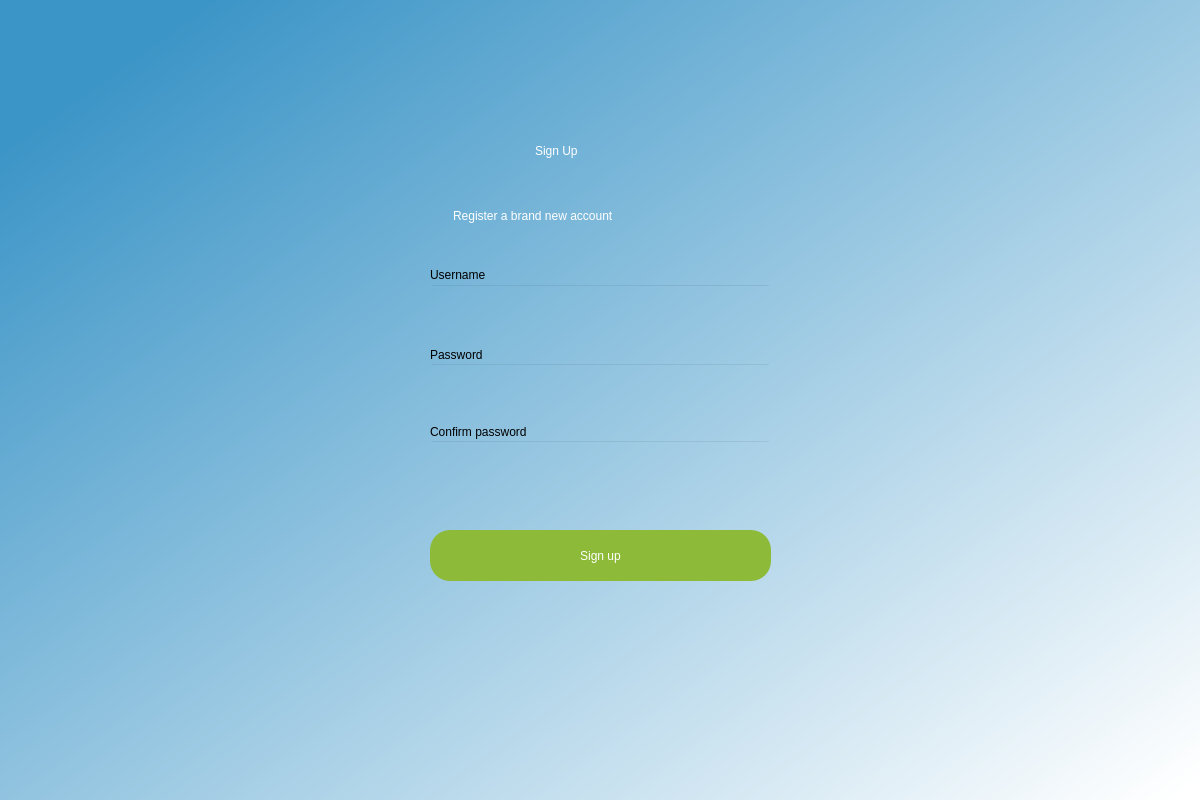
<?xml version="1.0" encoding="UTF-8"?>
<ui version="4.0">
 <class>Dialog</class>
 <widget class="QDialog" name="Dialog">
  <property name="geometry">
   <rect>
    <x>0</x>
    <y>0</y>
    <width>1200</width>
    <height>800</height>
   </rect>
  </property>
  <property name="windowTitle">
   <string>Dialog</string>
  </property>
  <widget class="QWidget" name="bgwidget" native="true">
   <property name="geometry">
    <rect>
     <x>0</x>
     <y>0</y>
     <width>1201</width>
     <height>801</height>
    </rect>
   </property>
   <property name="styleSheet">
    <string notr="true">QWidget#bgwidget{
background-color: qlineargradient(spread:pad, x1:0.065, y1:0.119, x2:0.991, y2:0.977, stop:0 rgba(60, 149, 199, 255), stop:1 rgba(255, 255, 255, 255));}</string>
   </property>
   <widget class="QLabel" name="label">
    <property name="geometry">
     <rect>
      <x>535</x>
      <y>120</y>
      <width>301</width>
      <height>61</height>
     </rect>
    </property>
    <property name="styleSheet">
     <string notr="true">font: 36pt &quot;MS Shell Dlg 2&quot;; 
color: rgb(255, 255, 255);</string>
    </property>
    <property name="text">
     <string>Sign Up</string>
    </property>
   </widget>
   <widget class="QLabel" name="label_2">
    <property name="geometry">
     <rect>
      <x>453</x>
      <y>200</y>
      <width>299</width>
      <height>31</height>
     </rect>
    </property>
    <property name="styleSheet">
     <string notr="true">font: 16pt &quot;MS Shell Dlg 2&quot;;
color: rgb(255, 255, 255);</string>
    </property>
    <property name="text">
     <string>Register a brand new account</string>
    </property>
   </widget>
   <widget class="QPushButton" name="signup">
    <property name="geometry">
     <rect>
      <x>430</x>
      <y>530</y>
      <width>341</width>
      <height>51</height>
     </rect>
    </property>
    <property name="styleSheet">
     <string notr="true">border-radius:20px;
font: 14pt &quot;MS Shell Dlg 2&quot;;
color: rgb(255, 255, 255);
background-color: rgb(141, 186, 56);</string>
    </property>
    <property name="text">
     <string>Sign up</string>
    </property>
   </widget>
   <widget class="QLineEdit" name="emailfield">
    <property name="geometry">
     <rect>
      <x>430</x>
      <y>284</y>
      <width>341</width>
      <height>41</height>
     </rect>
    </property>
    <property name="styleSheet">
     <string notr="true">background-color:rgba(0,0,0,0);
font: 12pt &quot;MS Shell Dlg 2&quot;;</string>
    </property>
   </widget>
   <widget class="QLineEdit" name="passwordfield">
    <property name="geometry">
     <rect>
      <x>430</x>
      <y>363</y>
      <width>341</width>
      <height>41</height>
     </rect>
    </property>
    <property name="styleSheet">
     <string notr="true">background-color:rgba(0,0,0,0);
font: 12pt &quot;MS Shell Dlg 2&quot;;</string>
    </property>
   </widget>
   <widget class="QLabel" name="label_3">
    <property name="geometry">
     <rect>
      <x>430</x>
      <y>265</y>
      <width>81</width>
      <height>20</height>
     </rect>
    </property>
    <property name="styleSheet">
     <string notr="true">font: 10pt &quot;MS Shell Dlg 2&quot;;</string>
    </property>
    <property name="text">
     <string>Username</string>
    </property>
   </widget>
   <widget class="QLabel" name="label_4">
    <property name="geometry">
     <rect>
      <x>430</x>
      <y>345</y>
      <width>81</width>
      <height>20</height>
     </rect>
    </property>
    <property name="styleSheet">
     <string notr="true">font: 10pt &quot;MS Shell Dlg 2&quot;;</string>
    </property>
    <property name="text">
     <string>Password</string>
    </property>
   </widget>
   <widget class="QLabel" name="error">
    <property name="geometry">
     <rect>
      <x>430</x>
      <y>496</y>
      <width>341</width>
      <height>20</height>
     </rect>
    </property>
    <property name="styleSheet">
     <string notr="true">font: 12pt &quot;MS Shell Dlg 2&quot;; color:red;</string>
    </property>
    <property name="text">
     <string/>
    </property>
   </widget>
   <widget class="QLabel" name="label_5">
    <property name="geometry">
     <rect>
      <x>430</x>
      <y>422</y>
      <width>111</width>
      <height>20</height>
     </rect>
    </property>
    <property name="styleSheet">
     <string notr="true">font: 10pt &quot;MS Shell Dlg 2&quot;;</string>
    </property>
    <property name="text">
     <string>Confirm password</string>
    </property>
   </widget>
   <widget class="QLineEdit" name="confirmpasswordfield">
    <property name="geometry">
     <rect>
      <x>430</x>
      <y>440</y>
      <width>341</width>
      <height>41</height>
     </rect>
    </property>
    <property name="styleSheet">
     <string notr="true">background-color:rgba(0,0,0,0);
font: 12pt &quot;MS Shell Dlg 2&quot;;</string>
    </property>
   </widget>
  </widget>
 </widget>
 <resources/>
 <connections/>
</ui>
